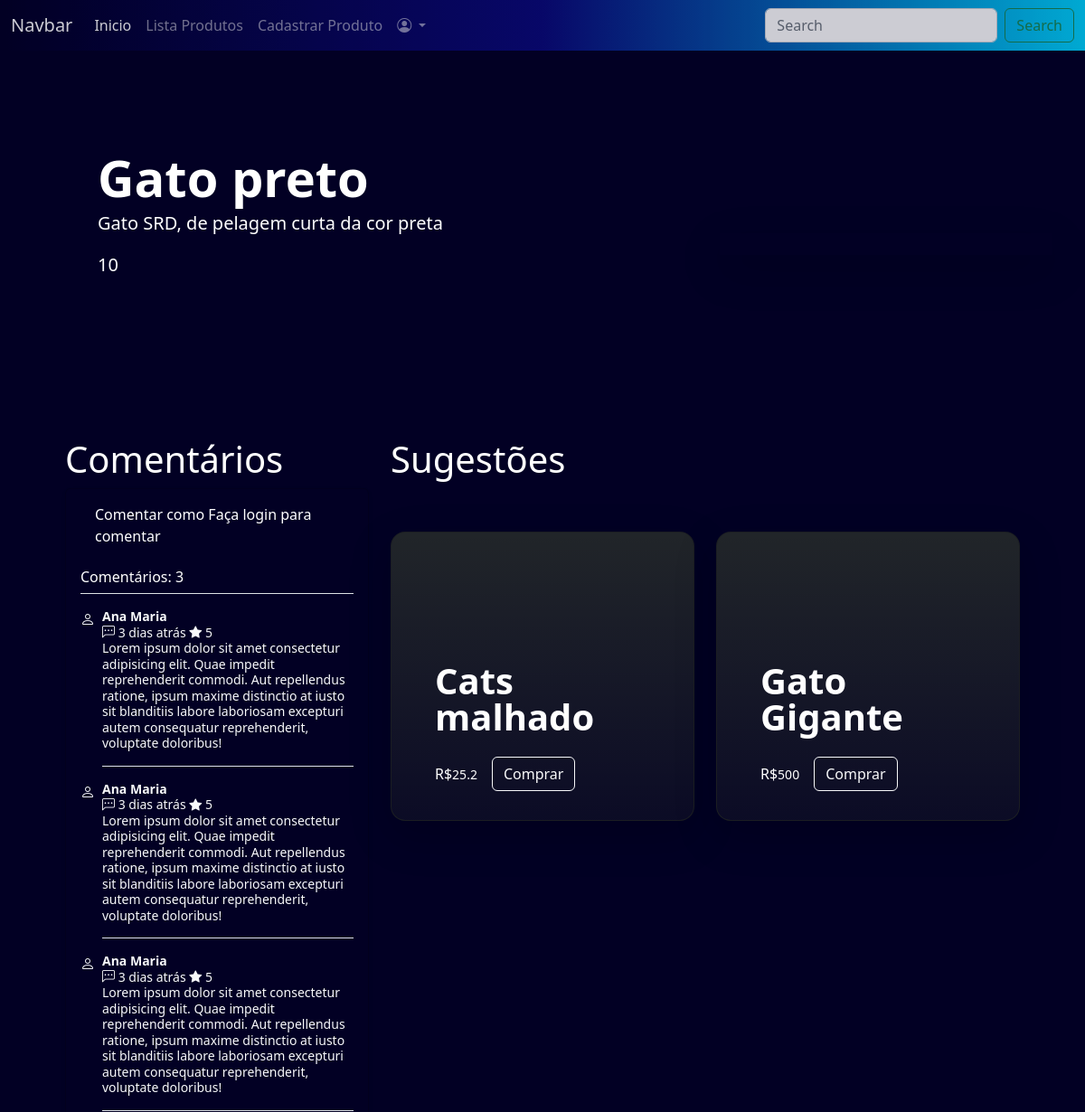
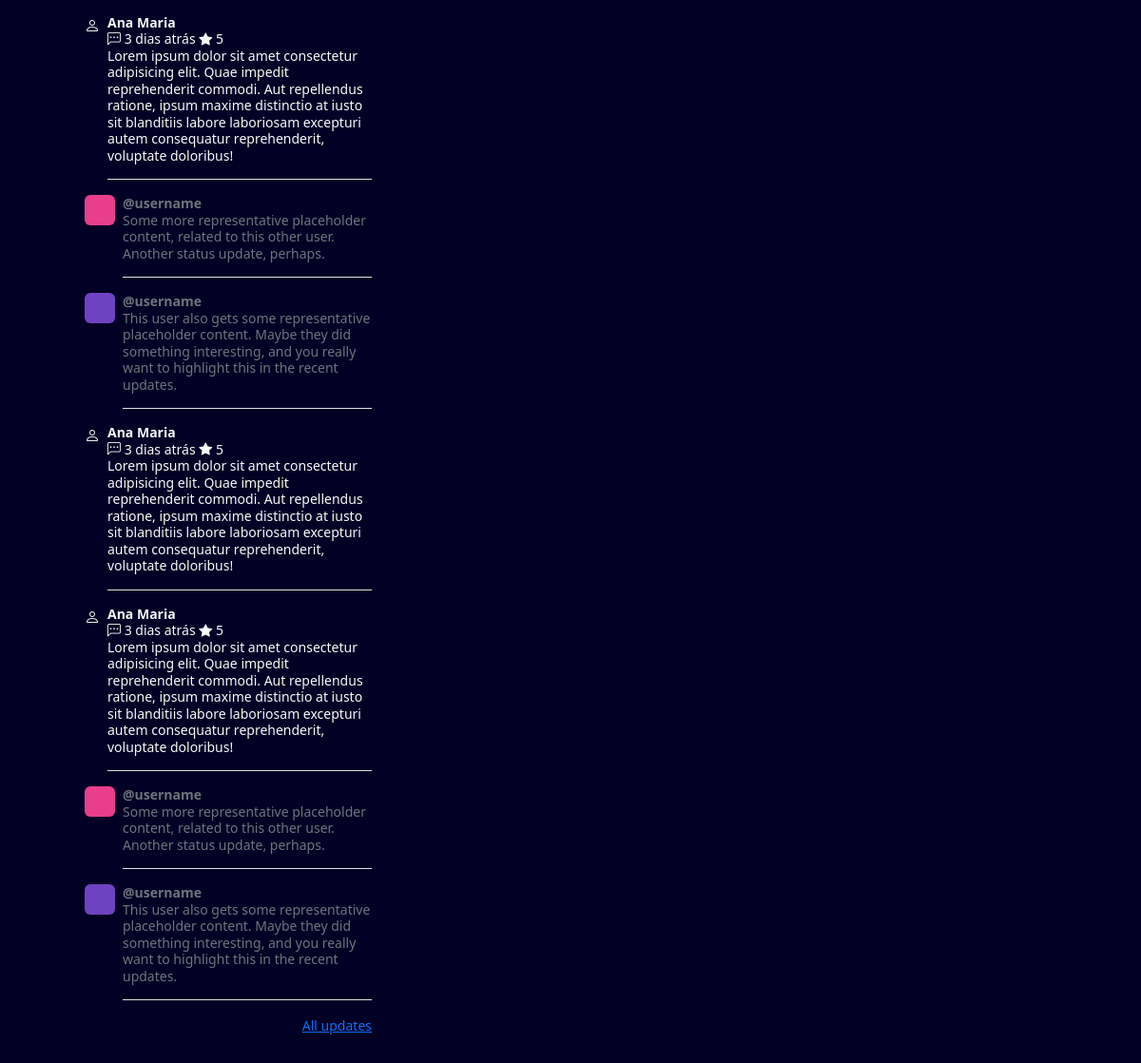
Page /produtos/item.php?u_id=10 on the committed database (2 pictures, top to bottom).
### tables this page shows
CREATE TABLE produtos(
id INTEGER PRIMARY KEY AUTOINCREMENT,
nome TEXT,
tipo TEXT,
descricao TEXT,
preco REAL,
quantidade INTEGER,
imagem TEXT
);

### produtos/item.php (the view, shortened to what this page needs)
<?php
include '../configuracao/conexao.php';
$id = $_GET['u_id'];
include '../componentes/header.php';
$sql = "SELECT * FROM produtos WHERE Id = $id";
$resultado = $db->query($sql);
while ($item = $resultado->fetchArray()) {
  $id = $item['id'];
?>
  <section class="p-5">
    <div class="text-white">
      <div class="row p-4 pb-0 pe-lg-0 pt-lg-5 align-items-center">
        <div class="col-lg-7 p-3 p-lg-5 pt-lg-3">
          <h1 class="display-4 fw-bold lh-1">
            <?php
            echo $item['nome'];
            ?>
          </h1>
          <p class="lead">
            <?php
            echo $item['descricao'];
            ?>
          </p>
          <p class="lead">
            <?php
            echo $id;
            ?>
          </p>
        </div>
        <div class="col-lg-4 offset-lg-1 p-0 overflow-hidden shadow-lg">
        </div>
      </div>
      <div class="px-4 py-5" id="custom-cards">
        <div class="row py-5">
          <div class="col-4">
            <h1>Comentários</h1>
            <div class="card bg-2 text-white shadow-sm px-3">
              <div class="card-body">
                <label for="comentario" class="form-label">Comentar como
                  <?php
                  if (isset($_SESSION['usuario'])) {
                    echo $_SESSION['usuario'];
                  ?>
                </label>
                <form action="../produtos/comentar.php" method="POST">
                  <input type="hidden" name="idProduto" value="<?php echo $item['id']; ?>">
                  <input type="hidden" name="idUsuario" value="<?php echo $idUsuario; ?>">
                  <textarea class="form-control" name="comentario" id="comentario" rows="3" placeholder="Comente Aqui"></textarea>
                  <div class="form-group">
                    <label for="nota">Nota</label>
                    <select class="form-control" name="nota" id="nota">
                      <option value="1">1</option>
                      <option value="2">2</option>
                      <option value="3">3</option>
                      <option value="4">4</option>
                      <option value="5">5</option>
                    </select>
                  </div>
                  </br>
                  <button type="submit" class="btn btn-primary">Comentar</button>
                </form>
              <?php
                  } else {
                    echo "Faça login para comentar";
                  }
              ?>
              </div>
              <h6 class="border-bottom pb-2 mb-0">
                Comentários: 3
              </h6>
              <div class="d-flex text-light pt-3">
                <div class="bd-placeholder-img flex-shrink-0 me-2 rounded" width="32" height="32" xmlns="http://www.w3.org/2000/svg" role="img" aria-label="Placeholder: 32x32" preserveAspectRatio="xMidYMid slice" focusable="false">
                  <i class="bi bi-person"></i>
                </div>
                <p class="pb-3 mb-0 small lh-sm border-bottom">
                  <strong class="d-block text-gray-dark">Ana Maria</strong>
                  <i class="bi bi-chat-left-dots"></i> 3 dias atrás
                  <i class="bi bi-star-fill"></i> 5
                  Lorem ipsum dolor sit amet consectetur adipisicing elit. Quae impedit reprehenderit commodi. Aut repellendus ratione, ipsum maxime distinctio at iusto sit blanditiis labore laboriosam excepturi autem consequatur reprehenderit, voluptate doloribus!
                </p>
              </div>
              <div class="d-flex text-light pt-3">
                <div class="bd-placeholder-img flex-shrink-0 me-2 rounded" width="32" height="32" xmlns="http://www.w3.org/2000/svg" role="img" aria-label="Placeholder: 32x32" preserveAspectRatio="xMidYMid slice" focusable="false">
                  <i class="bi bi-person"></i>
                </div>
                <p class="pb-3 mb-0 small lh-sm border-bottom">
                  <strong class="d-block text-gray-dark">Ana Maria</strong>
                  <i class="bi bi-chat-left-dots"></i> 3 dias atrás
                  <i class="bi bi-star-fill"></i> 5
                  Lorem ipsum dolor sit amet consectetur adipisicing elit. Quae impedit reprehenderit commodi. Aut repellendus ratione, ipsum maxime distinctio at iusto sit blanditiis labore laboriosam excepturi autem consequatur reprehenderit, voluptate doloribus!
                </p>
              </div>
              <div class="d-flex text-light pt-3">
                <div class="bd-placeholder-img flex-shrink-0 me-2 rounded" width="32" height="32" xmlns="http://www.w3.org/2000/svg" role="img" aria-label="Placeholder: 32x32" preserveAspectRatio="xMidYMid slice" focusable="false">
                  <i class="bi bi-person"></i>
                </div>
                <p class="pb-3 mb-0 small lh-sm border-bottom">
                  <strong class="d-block text-gray-dark">Ana Maria</strong>
                  <i class="bi bi-chat-left-dots"></i> 3 dias atrás
                  <i class="bi bi-star-fill"></i> 5
                  Lorem ipsum dolor sit amet consectetur adipisicing elit. Quae impedit reprehenderit commodi. Aut repellendus ratione, ipsum maxime distinctio at iusto sit blanditiis labore laboriosam excepturi autem consequatur reprehenderit, voluptate doloribus!
                </p>
              </div>
              <div class="d-flex text-light pt-3">
                <div class="bd-placeholder-img flex-shrink-0 me-2 rounded" width="32" height="32" xmlns="http://www.w3.org/2000/svg" role="img" aria-label="Placeholder: 32x32" preserveAspectRatio="xMidYMid slice" focusable="false">
                  <i class="bi bi-person"></i>
                </div>
                <p class="pb-3 mb-0 small lh-sm border-bottom">
                  <strong class="d-block text-gray-dark">Ana Maria</strong>
                  <i class="bi bi-chat-left-dots"></i> 3 dias atrás
                  <i class="bi bi-star-fill"></i> 5
                  Lorem ipsum dolor sit amet consectetur adipisicing elit. Quae impedit reprehenderit commodi. Aut repellendus ratione, ipsum maxime distinctio at iusto sit blanditiis labore laboriosam excepturi autem consequatur reprehenderit, voluptate doloribus!
                </p>
              </div>
              <div class="d-flex text-muted pt-3">
                <svg class="bd-placeholder-img flex-shrink-0 me-2 rounded" width="32" height="32" xmlns="http://www.w3.org/2000/svg" role="img" aria-label="Placeholder: 32x32" preserveAspectRatio="xMidYMid slice" focusable="false">
                  <rect width="100%" height="100%" fill="#e83e8c"></rect><text x="50%" y="50%" fill="#e83e8c" dy=".3em">32x32</text>
                </svg>
                <p class="pb-3 mb-0 small lh-sm border-bottom">
                  <strong class="d-block text-gray-dark">@username</strong>
                  Some more representative placeholder content, related to this other user. Another status update, perhaps.
                </p>
              </div>
              <div class="d-flex text-muted pt-3">
                <svg class="bd-placeholder-img flex-shrink-0 me-2 rounded" width="32" height="32" xmlns="http://www.w3.org/2000/svg" role="img" aria-label="Placeholder: 32x32" preserveAspectRatio="xMidYMid slice" focusable="false">
                  <rect width="100%" height="100%" fill="#6f42c1"></rect><text x="50%" y="50%" fill="#6f42c1" dy=".3em">32x32</text>
                </svg>
                <p class="pb-3 mb-0 small lh-sm border-bottom">
                  <strong class="d-block text-gray-dark">@username</strong>
                  This user also gets some representative placeholder content. Maybe they did something interesting, and you really want to highlight this in the recent updates.
                </p>
              </div>
              <div class="d-flex text-light pt-3">
                <div class="bd-placeholder-img flex-shrink-0 me-2 rounded" width="32" height="32" xmlns="http://www.w3.org/2000/svg" role="img" aria-label="Placeholder: 32x32" preserveAspectRatio="xMidYMid slice" focusable="false">
                  <i class="bi bi-person"></i>
                </div>
                <p class="pb-3 mb-0 small lh-sm border-bottom">
                  <strong class="d-block text-gray-dark">Ana Maria</strong>
                  <i class="bi bi-chat-left-dots"></i> 3 dias atrás
                  <i class="bi bi-star-fill"></i> 5
                  Lorem ipsum dolor sit amet consectetur adipisicing elit. Quae impedit reprehenderit commodi. Aut repellendus ratione, ipsum maxime distinctio at iusto sit blanditiis labore laboriosam excepturi autem consequatur reprehenderit, voluptate doloribus!
                </p>
              </div>
              <div class="d-flex text-light pt-3">
                <div class="bd-placeholder-img flex-shrink-0 me-2 rounded" width="32" height="32" xmlns="http://www.w3.org/2000/svg" role="img" aria-label="Placeholder: 32x32" preserveAspectRatio="xMidYMid slice" focusable="false">
                  <i class="bi bi-person"></i>
                </div>
                <p class="pb-3 mb-0 small lh-sm border-bottom">
                  <strong class="d-block text-gray-dark">Ana Maria</strong>
                  <i class="bi bi-chat-left-dots"></i> 3 dias atrás
                  <i class="bi bi-star-fill"></i> 5
                  Lorem ipsum dolor sit amet consectetur adipisicing elit. Quae impedit reprehenderit commodi. Aut repellendus ratione, ipsum maxime distinctio at iusto sit blanditiis labore laboriosam excepturi autem consequatur reprehenderit, voluptate doloribus!
                </p>
              </div>
              <div class="d-flex text-muted pt-3">
                <svg class="bd-placeholder-img flex-shrink-0 me-2 rounded" width="32" height="32" xmlns="http://www.w3.org/2000/svg" role="img" aria-label="Placeholder: 32x32" preserveAspectRatio="xMidYMid slice" focusable="false">
                  <rect width="100%" height="100%" fill="#e83e8c"></rect><text x="50%" y="50%" fill="#e83e8c" dy=".3em">32x32</text>
                </svg>
                <p class="pb-3 mb-0 small lh-sm border-bottom">
                  <strong class="d-block text-gray-dark">@username</strong>
                  Some more representative placeholder content, related to this other user. Another status update, perhaps.
                </p>
              </div>
              <div class="d-flex text-muted pt-3">
                <svg class="bd-placeholder-img flex-shrink-0 me-2 rounded" width="32" height="32" xmlns="http://www.w3.org/2000/svg" role="img" aria-label="Placeholder: 32x32" preserveAspectRatio="xMidYMid slice" focusable="false">
                  <rect width="100%" height="100%" fill="#6f42c1"></rect><text x="50%" y="50%" fill="#6f42c1" dy=".3em">32x32</text>
                </svg>
                <p class="pb-3 mb-0 small lh-sm border-bottom">
                  <strong class="d-block text-gray-dark">@username</strong>
                  This user also gets some representative placeholder content. Maybe they did something interesting, and you really want to highlight this in the recent updates.
                </p>
              </div>
              <small class="d-block text-end mt-3">
                <a href="#">All updates</a>
              </small>
            </div>
          </div>
          <div class="col-8">
            <h1>
              Sugestões
            </h1>
            <div class="row row-cols-1 row-cols-lg-2 align-items-stretch g-4 py-5">
              <?php
              $sql = "SELECT * FROM produtos WHERE tipo = '" . $item['tipo'] . "' AND id != '" . $item['id'] . "'";
              $resultado2 = $db->query($sql);
              while ($item = $resultado2->fetchArray()) {
              ?>
                <div class="col">
                  <div class="card card-cover h-100 overflow-hidden text-bg-dark rounded-4 shadow-lg" style="background-image: url('<?php echo $item['imagem']; ?>'); background-size: cover;  background-position: center;">
                    <div class="d-flex flex-column h-100 p-5 pb-3 text-white text-shadow-1 bg-gradiente">
                      <h3 class="pt-5 mt-5 mb-4 display-6 lh-1 fw-bold">
                        <?php
                        echo $item['nome'];
                        ?>
                      </h3>
                      <ul class="d-flex list-unstyled mt-auto">
                        <li class="d-flex align-items-center me-3">
                          R$
                          <small>
                            <?php
                            echo $item['preco'];
                            ?>
                          </small>
                        </li>
                        <li class="d-flex align-items-center">
                          <a href="" class="btn btn-outline-light">
                            Comprar
                          </a>
                        </li>
                      </ul>
                    </div>
                  </div>
                </div>
              <?php
              }
              ?>
            </div>
          </div>
        </div>
      </div>
  </section>
<?php
}
include '../componentes/footer.php';
?>

### componentes/estilo.css (style rules this page uses)
.bg-2 { background-color: #020024; }
.bg-gradiente { background-image: linear-gradient(to top, #020024b1, rgba(0,0,0,0)); }

### rows in the picture
produtos: nome "Gato preto", descricao "Gato SRD, de pelagem curta da cor preta", id "10"
produtos: nome "Cats malhado", preco "25.2"
produtos: nome "Gato Gigante", preco "500"
